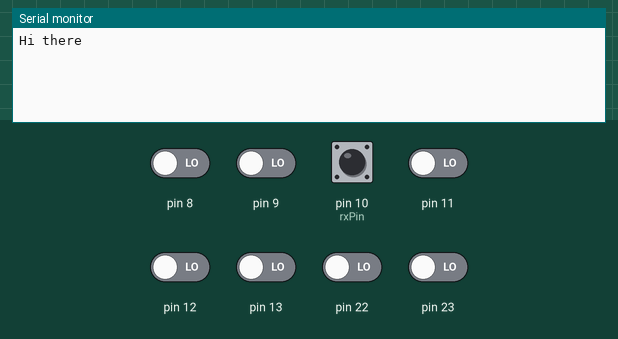
Recording of a sketch running on a simulated Arduino Uno, built with avr-gcc and run on an emulated ATmega328P. Shown: the last lines printed to the serial monitor. Inputs (shaded band) come from the test bench; at power-on: pin 10 (rxPin) HIGH, pin 8, pin 9, pin 11–13, pin 22, pin 23 LOW.

Above: at 1.2 s.
1.3 s: pin 10 (rxPin) pulled LOW for 0.15 s
At 2.1 s:
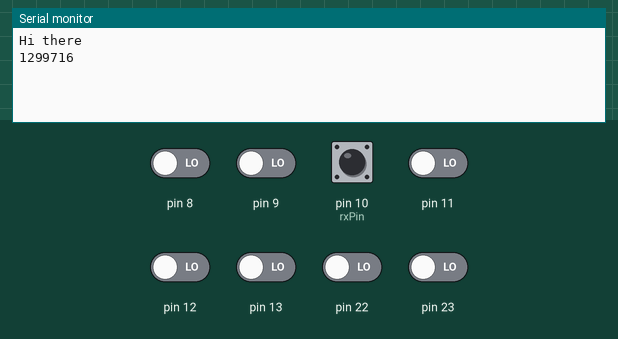
2.9 s: pin 10 (rxPin) pulled LOW for 1 s
At 3.3 s:
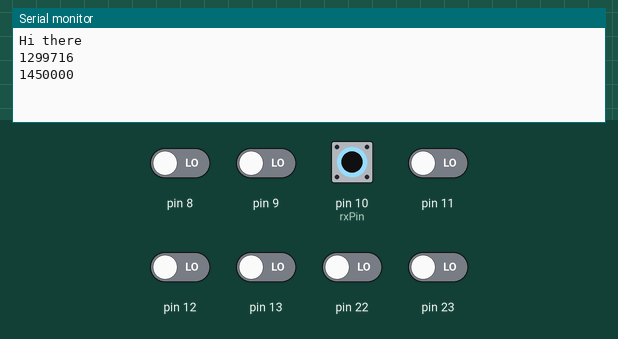

Measured:
- after the input at 1.3 s, the serial monitor: prints a new line at once (image 1)
- after the input at 2.9 s, the serial monitor: prints a new line at once (image 2)

The sketch:

rxWithPinChangeInterruptsWithWidth.ino
```cpp
 /*
 * Author : Kunchala Anil
 * email : anilkunchalaece@gmail.com
 * Date : 01 Mar 2018
 *
 * Pin Change Interrupts - Single Rx Channel i.e Single PWM Wave
 *
 */

//PCMSKx - Pin Change Mask Register
//PCMSK0 - portB (D8-D13) (PCINT0  - PCINT6)
//PCMSK1 - portC (A0-A5)  (PCINT8  - PCINT14)
//PCMSK2 - portD (D0-D7)  (PCINT16 - PCINT23)
//PCICR -  Pin Change Interrupt Control Register
//  PCIE0 - Pin Change Interrupt Enable 0 - Port B (D8-D13)
//  PCIE1 - Pin Change Interrupt Enable 1 - Port C (A0-A5)
//  PCIE2 - Pin Change Interrupt Enable 2 - Port D (D0-D7)

#define rxPin 10

volatile boolean recvPCInt = false;
volatile byte portValue;
unsigned long pwmDuration;
unsigned long pwmStart;
unsigned long pwmEnd;


//Interrupt Service Routine will fire when for PinChange in PortB
ISR(PCINT0_vect){
  recvPCInt = true;
  portValue = PINB; //PINB is used to read all port input values
}

void setup() {
cli(); //Clear all interrupts
PCICR |= 1 << PCIE0; //Enable port B Registers i.e D8-D13
PCMSK0 |= 1 << PCINT2;// Pin10
sei(); //enable all interrupts
pinMode(rxPin,INPUT);
digitalWrite(rxPin,HIGH);//enable pull up in pin 9
Serial.begin(9600);
Serial.println("Hi there");
}

void loop() {
  if(recvPCInt == true){
     boolean event = digitalRead(rxPin);
     if(event == HIGH)
        {
          pwmStart = micros();
        }
       else if(event == LOW){
          pwmEnd = micros();
        Serial.println(pwmEnd-pwmStart);
       }
     recvPCInt = false;
  }
}
```
